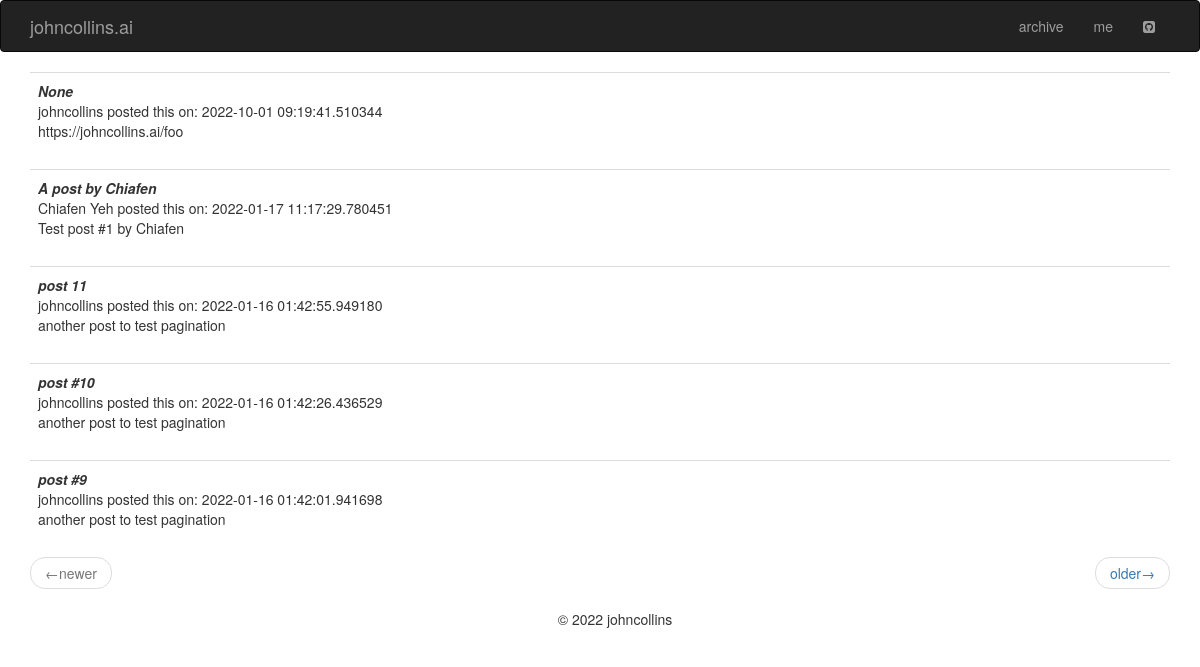
/index, run on the app's committed database.
### app/models.py (models this page shows, shortened)
class Post(db.Model):
    id = db.Column(db.Integer, primary_key=True)
    author = db.Column(db.String(100), default='johncollins')
    title = db.Column(db.String(250))
    body = db.Column(db.String(25000))
    timestamp = db.Column(db.DateTime, index=True, default=datetime.utcnow)

### app/routes.py (the view)
@app.route('/', methods=['GET', 'POST'])
@app.route('/index', methods=['GET', 'POST'])
def index():
    page = request.args.get('page', 1, type=int)
    posts = Post.query.order_by(Post.timestamp.desc()).paginate(
            page, app.config['POSTS_PER_PAGE'], False)
    next_url = url_for('index', page=posts.next_num) if posts.has_next else None
    prev_url = url_for('index', page=posts.prev_num) if posts.has_prev else None
    return render_template('index.html', title='home', posts=posts.items,
                           next_url=next_url, prev_url=prev_url)

### app/templates/index.html
{% extends "base.html" %}
{% block app_content %}
    {% for post in posts %}
        {% include '_post.html' %}
    {% endfor %}
    <nav aria-label="...">
        <ul class="pager">
            <li class="previous{% if not prev_url %} disabled{% endif %}">
                <a href="{{ prev_url or '#' }}">
                    <span aria-hidden="true">&larr;</span>newer
                </a>
            </li>
            <li class="next{% if not next_url %} disabled{% endif %}">
                <a href="{{ next_url or '#' }}">
                    older<span aria-hidden="true">&rarr;</span>
                </a>
            </li>
        </ul>
    </nav>
{% endblock %}

### app/templates/_post.html
	<table class='table table-hover'>
		<tr>
			<td>
                <em><b>{{ post.title }}</b></em><br>
                {{ post.author }} posted this on: {{post.timestamp }}<br>
                {{ post.body }}
            </td>
		</tr>
	</table>

### data on the page
Post: title "None", author "johncollins", timestamp "2022-10-01 09:19:41.510344", body "https://johncollins.ai/foo"
Post: title "A post by Chiafen", author "Chiafen Yeh", timestamp "2022-01-17 11:17:29.780451", body "Test post #1 by Chiafen"
Post: title "post 11", author "johncollins", timestamp "2022-01-16 01:42:55.949180", body "another post to test pagination"
Post: title "post #10", author "johncollins", timestamp "2022-01-16 01:42:26.436529", body "another post to test pagination"
Post: title "post #9", author "johncollins", timestamp "2022-01-16 01:42:01.941698", body "another post to test pagination"
